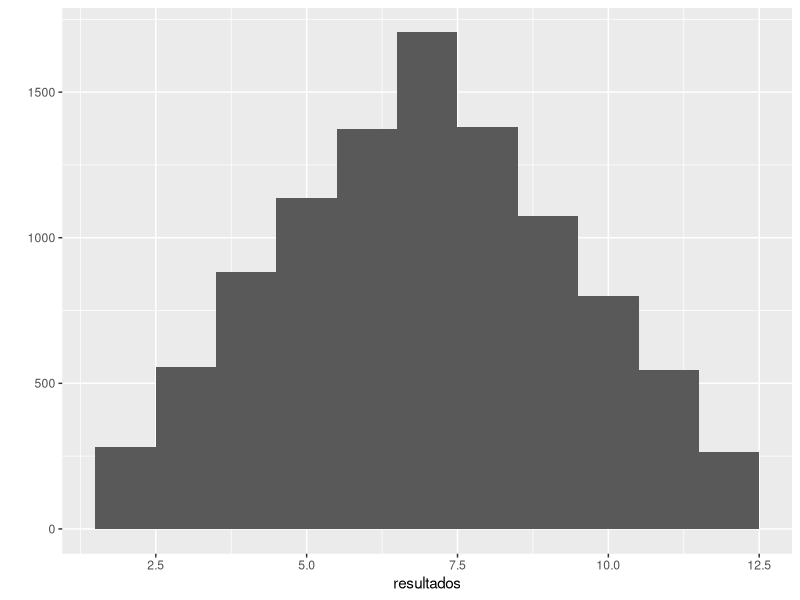
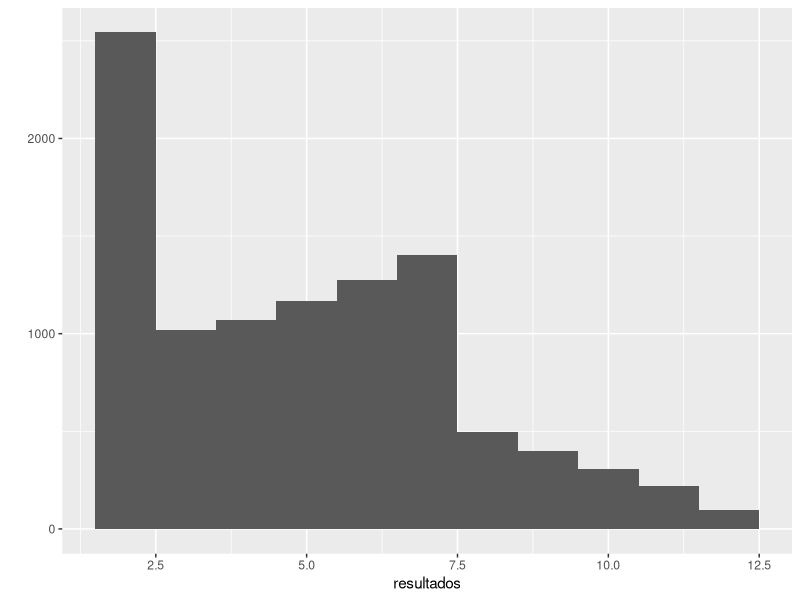

The R source for these figures, in order:
## ---- chunk 1
library(tidyverse)
## ---- chunk 2
(dado <- 1:6)
## ---- chunk 3
sample(dado, 1)
## ---- chunk 4
n <- 6
## ---- chunk 5
sample(dado, n, replace = TRUE)
## ---- chunk 6

lancar2 <- function() {
  
  dado <- 1:6
  lancamentos <- sample(dado, size = 2, replace = TRUE)
  sum(lancamentos)
  
}

## ---- chunk 7
lancar2()
## ---- chunk 8
lancar <- function(n = 2, k = 6) {
  
  dado <- 1:k
  lancamentos <- sample(dado, size = n, replace = TRUE)
  sum(lancamentos)
  
}
## ---- chunk 9
lancar()
## ---- chunk 10
lancar(n = 4, k = 10)
## ---- chunk 11
resultados <- replicate(1e4, lancar())
## ---- chunk 12
qplot(resultados, bins = 11)
## ---- chunk 13
lancar <- function(qtde = 2, lados = 6, probs = rep(1/lados, lados)) {
  dado <- 1:lados
  resultados <- sample(dado, size = qtde, replace = TRUE, prob = probs)
  sum(resultados)
}
## ---- chunk 14
resultados <- replicate(1e4, lancar(probs = c(1/2, rep(1/10, 5))))
## ---- chunk 15
qplot(resultados, bins = 11)
